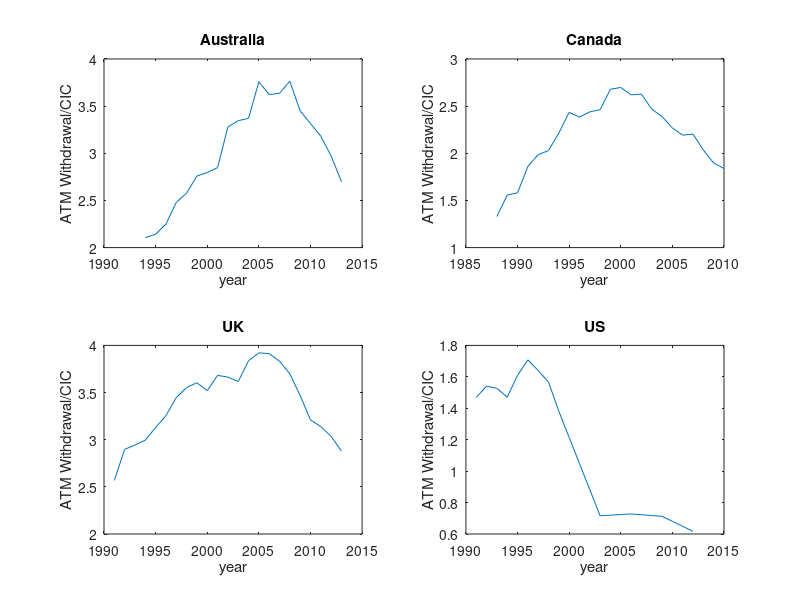
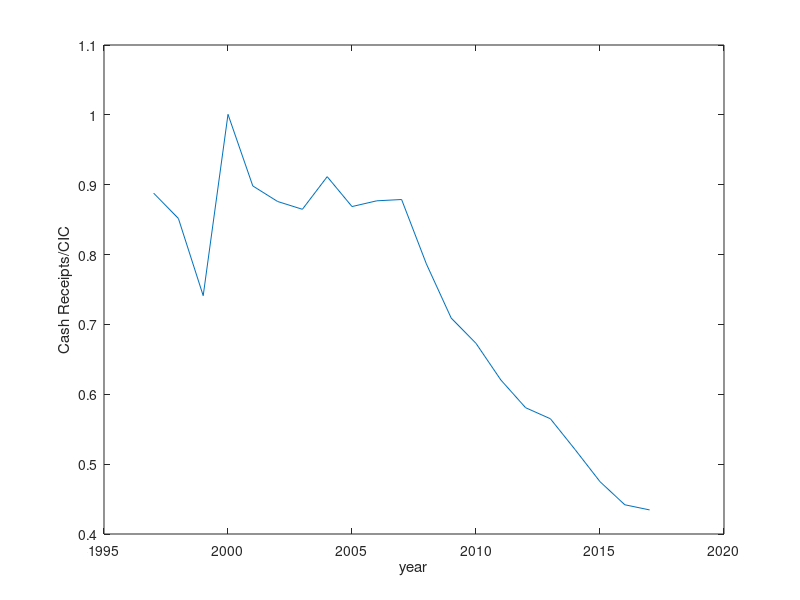

These figures' MATLAB source, in order:
clear;
figure(1);
load atm_cic.mat
subplot(2,2,1)
yr=aus_atm(:,1); % before 2005, data from Janet
fc=aus_atm(:,2); % after 2005, CPSS red book
plot(yr,fc);
ylabel('ATM Withdrawal/CIC')
xlabel('year')
title('Australia');

subplot(2,2,2)
yr=ca_atm(:,1);
fc=ca_atm(:,2);
plot(yr,fc);
ylabel('ATM Withdrawal/CIC')
xlabel('year')
title('Canada');

subplot(2,2,3)
yr=uk_atm(:,1);
fc=uk_atm(:,2);
plot(yr,fc);
ylabel('ATM Withdrawal/CIC')
xlabel('year')
title('UK');

subplot(2,2,4)
yr=us_atm(:,1);
fc=us_atm(:,2);
plot(yr,fc);
ylabel('ATM Withdrawal/CIC')
xlabel('year')
title('US');

figure(2)
yr=cr(:,1);
crc=cr(:,2);
plot(yr,crc);
ylabel('Cash Receipts/CIC')
xlabel('year')


